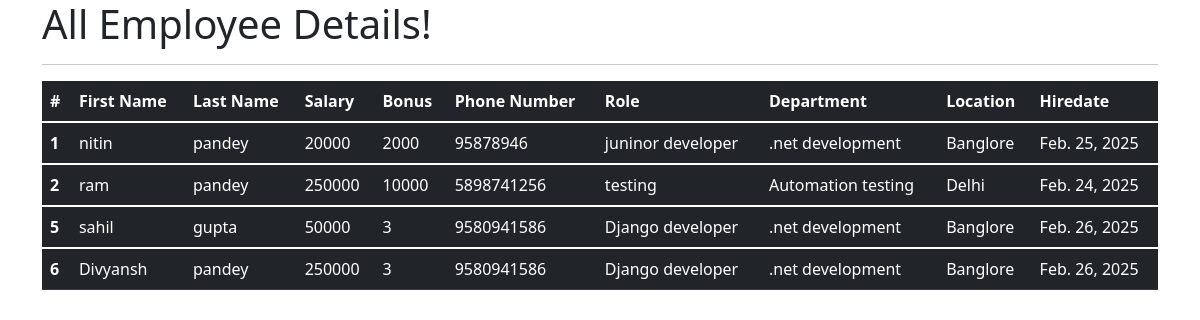
The app's page /all_emp with its own data.
### emp_app/models.py (models this page shows, shortened)
class Employee(models.Model):
    first_name = models.CharField(max_length=100, null=False)
    last_name = models.CharField(max_length=100)
    dept = models.ForeignKey(Department, on_delete=models.CASCADE)
    salary = models.IntegerField(default=0)
    bonus = models.IntegerField(default=0)
    role = models.ForeignKey(Role, on_delete=models.CASCADE)
    phone = models.IntegerField(default=0)
    hire_date = models.DateField()
    def __str__(self):
        return "%s %s %s" %(self.first_name, self.last_name, self.phone)

class Role(models.Model):
    name = models.CharField(max_length=100, null=False)

class Department(models.Model):
    name = models.CharField(max_length=100,null=False)
    location = models.CharField(max_length=100)

### emp_app/views.py (the view)
# urls.py: path('all_emp', views.all_emp, name='all_emp'),
def all_emp(request):
    emps = Employee.objects.all()
    context = {
        'emps': emps
    }
    print(context)
    return render(request, 'view_all_emp.html', context)

### emp_app/templates/view_all_emp.html (shortened to what this page needs)
<!DOCTYPE html>
<html lang="en">
<head>
  <link href="https://cdn.jsdelivr.net/npm/bootstrap@5.1.3/dist/css/bootstrap.min.css" rel="stylesheet">
</head>
  <body>
  <div class="container">
          <h1>All Employee Details!</h1>
      <hr>
     <table class="table table-dark">
  <thead>
    <tr>
      <th scope="col">#</th>
      <th scope="col">First Name</th>
      <th scope="col">Last Name</th>
      <th scope="col">Salary</th>
      <th scope="col">Bonus</th>
      <th scope="col">Phone Number</th>
      <th scope="col">Role</th>
      <th scope="col">Department</th>
      <th scope="col">Location</th>
      <th scope="col">Hiredate</th>
    </tr>
  </thead>
         {% for emp in emps %}
  <tbody>
    <tr>
      <th scope="row">{{emp.id}}</th>
      <td>{{emp.first_name}}</td>
      <td>{{emp.last_name}}</td>
      <td>{{emp.salary}}</td>
      <td>{{emp.bonus}}</td>
      <td>{{emp.phone}}</td>
      <td>{{emp.role.name}}</td>
      <td>{{emp.dept.name}}</td>
      <td>{{emp.dept.location}}</td>
      <td>{{emp.hire_date}}</td>
    </tr>
  </tbody>
         {% endfor %}
</table>
  </div>
  </body>
</html>

### records on screen
Employee: id "1", first_name "nitin", last_name "pandey", salary "20000", bonus "2000", phone "95878946", role.name "juninor developer", dept.name ".net development", dept.location "Banglore", hire_date "Feb. 25, 2025"
Employee: id "2", first_name "ram", last_name "pandey", salary "250000", bonus "10000", phone "5898741256", role.name "testing", dept.name "Automation testing", dept.location "Delhi", hire_date "Feb. 24, 2025"
Employee: id "5", first_name "sahil", last_name "gupta", salary "50000", bonus "3", phone "9580941586", role.name "Django developer", dept.name ".net development", dept.location "Banglore", hire_date "Feb. 26, 2025"
Employee: id "6", first_name "Divyansh", last_name "pandey", salary "250000", bonus "3", phone "9580941586", role.name "Django developer", dept.name ".net development", dept.location "Banglore", hire_date "Feb. 26, 2025"
